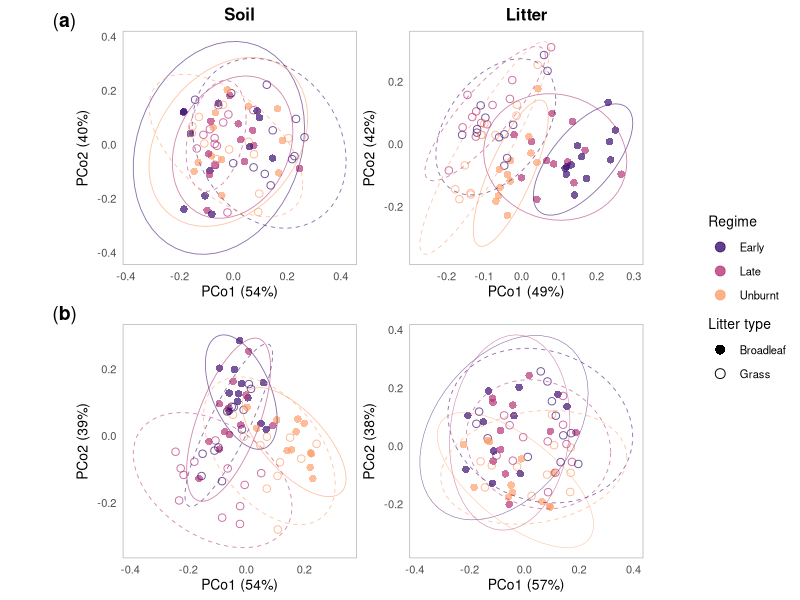
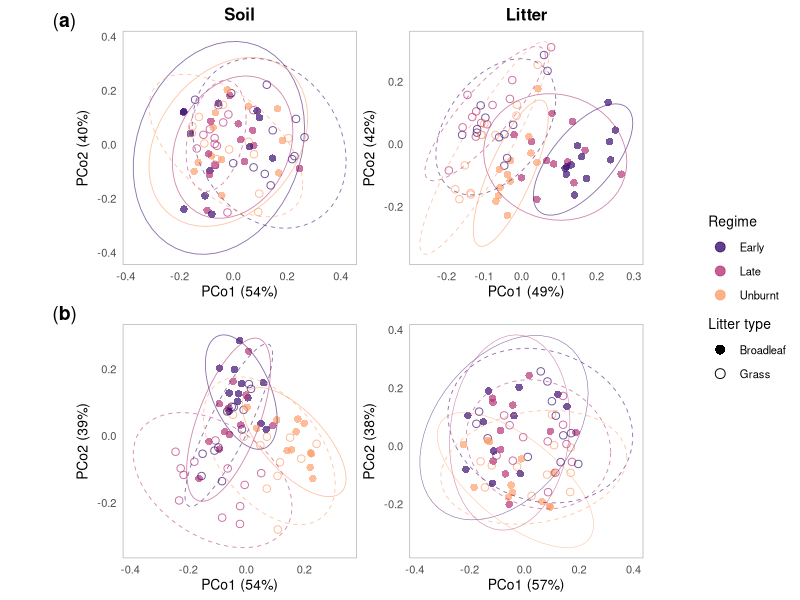
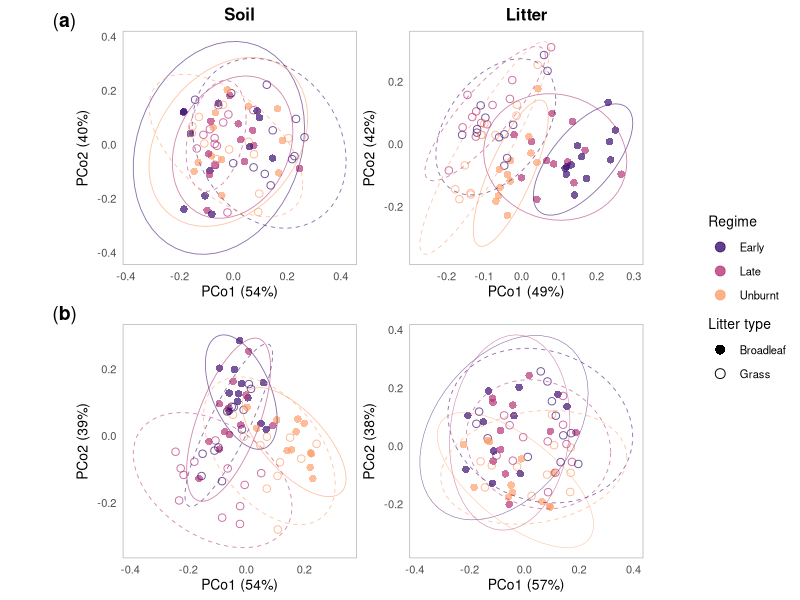

Write R code to recreate these figures, in order.

# Required packages
require(ggtext)
require(viridis)
require(tidyverse)

# (1) Setup --------------------------------------------------------------------

#### Data ####

# Define the factor levels
litter_levels    <- c("Leaf", "Grass")
regime_levels    <- c("Early", "Late", "Unburnt")
community_levels <- c("Soil bacteria", "Litter bacteria" ,"Soil fungi", "Litter fungi")

### --- Fungi: Soil --- ###
metadata_fungi_soil <- data.table::fread("data/sample_metadata_fungi.txt") %>%
  filter(community == "Soil") %>%
  select(
    everything(),
    PCo1 = "pco1_54_soil_fungi",
    PCo2 = "pco2_39_soil_fungi",
    -c("community", "pco1_57_leaf_fungi", "pco2_38_leaf_fungi")
  ) %>%
  mutate(
    regime = recode(regime, "E2" = "Early", "L2" = "Late", "U" = "Unburnt"),
    regime = factor(regime, levels = regime_levels),
    litter_type = factor(litter_type, levels = litter_levels)
  )

### --- Fungi: Litter --- ###
metadata_fungi_litter <- data.table::fread("data/sample_metadata_fungi.txt") %>%
  filter(community == "Leaf") %>%
  select(
    everything(),
    PCo1 = "pco1_57_leaf_fungi",
    PCo2 = "pco2_38_leaf_fungi",
    -c("community", "pco1_54_soil_fungi", "pco2_39_soil_fungi")
  ) %>%
  mutate(
    regime = recode(regime, "E2" = "Early", "L2" = "Late", "U" = "Unburnt"),
    regime = factor(regime, levels = regime_levels),
    litter_type = factor(litter_type, levels = litter_levels)
  )

### --- Bacteria: Soil --- ###
metadata_bacteria_soil <- data.table::fread("data/sample_metadata_bacteria.txt") %>%
  filter(community == "Soil") %>%
  select(
    everything(),
    PCo1 = "pco1_54_soil_bacteria",
    PCo2 = "pco2_40_soil_bacteria",
    -c("community", "pco1_49_leaf_bacteria", "pco2_42_leaf_bacteria")
  ) %>%
  mutate(
    regime = recode(regime, "E2" = "Early", "L2" = "Late", "U" = "Unburnt"),
    regime = factor(regime, levels = regime_levels),
    litter_type = factor(litter_type, levels = litter_levels)
  )

### --- Bacteria: Litter --- ###
metadata_bacteria_litter <- data.table::fread("data/sample_metadata_bacteria.txt") %>%
  filter(community == "Leaf") %>%
  select(
    everything(),
    PCo1 = "pco1_49_leaf_bacteria",
    PCo2 = "pco2_42_leaf_bacteria",
    -c("community", "pco1_54_soil_bacteria", "pco2_40_soil_bacteria")
  ) %>%
  mutate(
    regime = recode(regime, "E2" = "Early", "L2" = "Late", "U" = "Unburnt"),
    regime = factor(regime, levels = regime_levels),
    litter_type = factor(litter_type, levels = litter_levels)
  )


# Format the axis labels
axis_labels <- c(
  "pco1_54_soil_bacteria" = "PCo1 (54%)",
  "pco2_40_soil_bacteria" = "PCo2 (40%)",
  "pco1_49_leaf_bacteria" = "PCo1 (49%)",
  "pco2_42_leaf_bacteria" = "PCo2 (42%)",
  "pco1_57_leaf_fungi" = "PCo1 (57%)",
  "pco2_38_leaf_fungi" = "PCo2 (38%)",
  "pco1_54_soil_fungi" = "PCo1 (54%)",
  "pco2_39_soil_fungi" = "PCo2 (39%)"
)

#### Theme ####

tag_size <- 14
strip_size <- 12
title_size <- 10
text_size <- 8

my_theme <- theme_minimal() +
  theme(
    panel.border = element_rect(linewidth = 0.5, colour = "grey70", fill = NA),
    panel.grid = element_blank(),
    axis.title = element_text(size = title_size),
    axis.text = element_text(size = text_size),
    plot.title = element_text(hjust = 0.5, size = strip_size, face = "bold"),
    plot.tag = element_markdown(size = tag_size),
    legend.position = "none",
    aspect.ratio = 1
  )

#### Dummy legend ####

# Define colours
my_cols <- c("Early" = "#3B0F70CC", "Late" = "#B63679CC", "Unburnt" = "#FE9F6DCC")


# Dummy tibble with all regime/shape combinations
dummy_data <- expand.grid(
  regime = names(my_cols),
  litter_type = c("Broadleaf", "Grass")
)

# Dummy plot that only serves to generate legend
dummy_plot <- ggplot(dummy_data, aes(x = 1, y = 1, colour = regime, shape = litter_type)) +
  geom_point(size = 3) +
  scale_colour_manual(values = my_cols) +
  scale_shape_manual(values = c("Broadleaf" = 16, "Grass" = 1)) +
  labs(colour = "Regime", shape = "Litter type") +
  guides(
    colour = guide_legend(order = 1),
    shape  = guide_legend(order = 2)
  ) +
  theme_void() +
  theme(
    legend.position = "right",
    legend.title = element_text(size = title_size),
    legend.text = element_text(size = text_size)
  )

# Extract the legend
legend_dummy <- cowplot::get_legend(dummy_plot)

# (2) Crate plots --------------------------------------------------------------

# Create the figure
figure <- patchwork::wrap_plots(
  ggplot(
    data = metadata_bacteria_soil,
    aes(x = PCo1, y = PCo2, colour = regime, fill = regime, shape = litter_type)
  ) +
    geom_point(size = 2.2, alpha = 0.7) +
    # Elipse for leaf litter
    stat_ellipse(
      data = metadata_bacteria_soil %>%
        filter(litter_type == "Leaf"),
      aes(x = PCo1, y = PCo2, group = regime, colour = regime),
      level = 0.95, linewidth = 0.3, alpha = 0.6,
      show.legend = FALSE
    ) +
    # Elipse for grass litter
    stat_ellipse(
      data = metadata_bacteria_soil %>%
        filter(litter_type == "Grass"),
      aes(x = PCo1, y = PCo2, group = regime, colour = regime),
      level = 0.95, linewidth = 0.3, alpha = 0.6, linetype = "dashed",
      show.legend = FALSE
    ) +
    scale_colour_manual(values = my_cols) +
    scale_fill_manual(values = my_cols) +
    scale_shape_manual(values = c("Leaf" = 16, "Grass" = 1)) +
    labs(
      x = axis_labels["pco1_54_soil_bacteria"],
      y = axis_labels["pco2_40_soil_bacteria"],
      colour = "Regime",
      shape = "Litter type",
      title = "Soil",
      tag = "(**a**)"
    ) +
    my_theme +
   theme(
     # Adjust the position of the tag to account for the strip
     plot.tag.position = c(0.04, 0.95),
     # Adjust the margin
     plot.margin = margin(t = 0, r = 0, b = 5, l = 0),
     ),
  
  ggplot(
    data = metadata_bacteria_litter,
    aes(x = PCo1, y = PCo2, colour = regime, fill = regime, shape = litter_type)
  ) +
    geom_point(size = 2.2, alpha = 0.7) +
    # Elipse for leaf litter
    stat_ellipse(
      data = metadata_bacteria_litter %>%
        filter(litter_type == "Leaf"),
      aes(x = PCo1, y = PCo2, group = regime, colour = regime),
      level = 0.95, linewidth = 0.3, alpha = 0.6,
      show.legend = FALSE
    ) +
    # Elipse for grass litter
    stat_ellipse(
      data = metadata_bacteria_litter %>%
        filter(litter_type == "Grass"),
      aes(x = PCo1, y = PCo2, group = regime, colour = regime),
      level = 0.95, linewidth = 0.3, alpha = 0.6, linetype = "dashed",
      show.legend = FALSE
    ) +
    scale_colour_manual(values = my_cols) +
    scale_fill_manual(values = my_cols) +
    scale_shape_manual(values = c("Leaf" = 16, "Grass" = 1)) +
    labs(
      x = axis_labels["pco1_49_leaf_bacteria"],
      y = axis_labels["pco2_42_leaf_bacteria"],
      colour = "Regime",
      shape = "Litter type",
      title = "Litter"
    )  +
    my_theme +
    theme(
      # Adjust the margin
      plot.margin = margin(t = 0, r = 0, b = 5, l = 5),
    ),
  
  ggplot(
    data = metadata_fungi_soil,
    aes(x = PCo1, y = PCo2, colour = regime, fill = regime, shape = litter_type)
  ) +
    geom_point(size = 2.2, alpha = 0.7) +
    # Elipse for leaf litter
    stat_ellipse(
      data = metadata_fungi_soil %>%
        filter(litter_type == "Leaf"),
      aes(x = PCo1, y = PCo2, group = regime, colour = regime),
      level = 0.95, linewidth = 0.3, alpha = 0.6,
      show.legend = FALSE
    ) +
    # Elipse for grass litter
    stat_ellipse(
      data = metadata_fungi_soil %>%
        filter(litter_type == "Grass"),
      aes(x = PCo1, y = PCo2, group = regime, colour = regime),
      level = 0.95, linewidth = 0.3, alpha = 0.6, linetype = "dashed",
      show.legend = FALSE
    ) +
    scale_colour_manual(values = my_cols) +
    scale_fill_manual(values = my_cols) +
    scale_shape_manual(values = c("Leaf" = 16, "Grass" = 1)) +
    labs(
      x = axis_labels["pco1_54_soil_fungi"],
      y = axis_labels["pco2_39_soil_fungi"],
      colour = "Regime",
      shape = "Litter type",
      tag = "(**b**)"
    ) +
    my_theme +
    theme(
      # Adjust the margin
      plot.margin = margin(t = 0, r = 0, b = 0, l = 0),
    ),
  
  ggplot(
    data = metadata_fungi_litter,
    aes(x = PCo1, y = PCo2, colour = regime, fill = regime, shape = litter_type)
  ) +
    geom_point(size = 2.2, alpha = 0.7) +
    # Elipse for leaf litter
    stat_ellipse(
      data = metadata_fungi_litter %>%
        filter(litter_type == "Leaf"),
      aes(x = PCo1, y = PCo2, group = regime, colour = regime),
      level = 0.95, linewidth = 0.2, alpha = 0.6,
      show.legend = FALSE
    ) +
    # Elipse for grass litter
    stat_ellipse(
      data = metadata_fungi_litter %>%
        filter(litter_type == "Grass"),
      aes(x = PCo1, y = PCo2, group = regime, colour = regime),
      level = 0.95, linewidth = 0.3, alpha = 0.6, linetype = "dashed",
      show.legend = FALSE
    ) +
    scale_colour_manual(values = my_cols) +
    scale_fill_manual(values = my_cols) +
    scale_shape_manual(values = c("Leaf" = 16, "Grass" = 1)) +
    labs(
      x = axis_labels["pco1_57_leaf_fungi"],
      y = axis_labels["pco2_38_leaf_fungi"],
      colour = "Regime",
      shape = "Litter type"
    ) +
    my_theme +
    theme(
      # Adjust the margin
      plot.margin = margin(t = 0, r = 0, b = 0, l = 5),
    )
)

# Add the legend
figure_final <- cowplot::plot_grid(
  figure, legend_dummy, rel_widths = c(1, 0.15)
)

# Create output directory
if (!dir.exists("output")) {
  dir.create("output")
}

# Save figure
ggsave(
  "output/figure_pcoa.pdf",
  width = 15, height = 13, units = "cm",
)
ggsave(
  "output/figure_pcoa.tif",
  width = 15, height = 13, units = "cm",
)
ggsave(
  "output/figure_pcoa.png",
  width = 15, height = 13, units = "cm", dpi = 300
)
